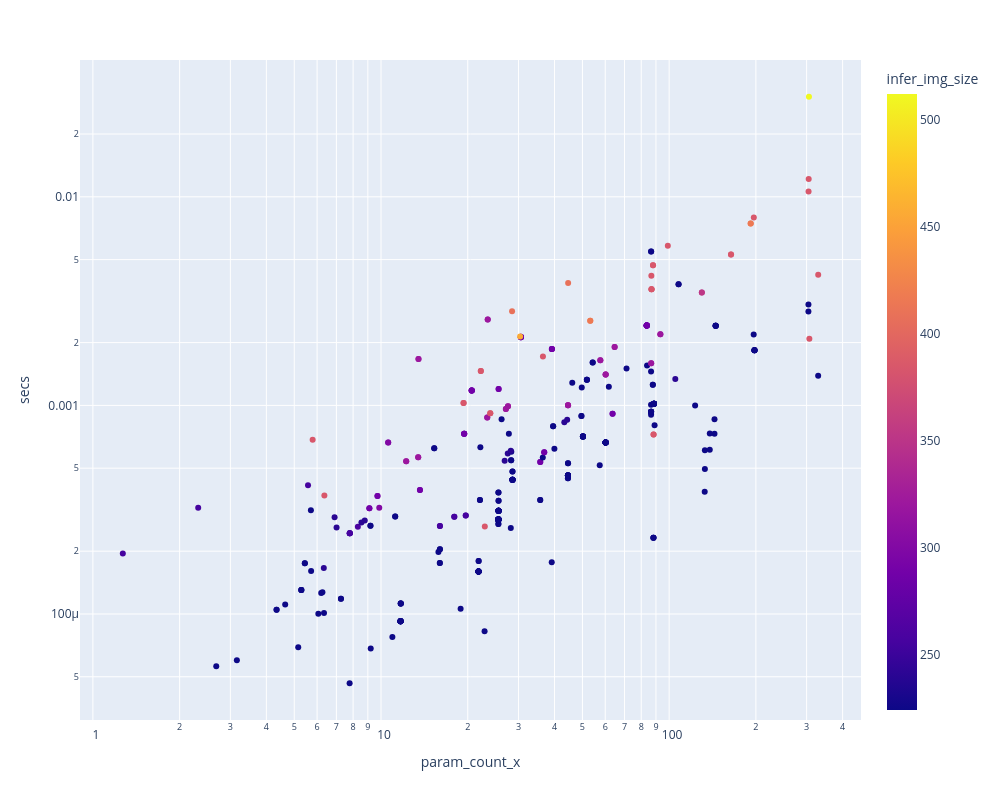

Source (notebook cell):
### Code cell
px.scatter(df, width=w, height=h,
    x='param_count_x',  y='secs', log_x=True, log_y=True, color='infer_img_size',
    hover_name='model_org', hover_data=['infer_samples_per_sec', 'family']
)

### Figure 1 — Plotly figure (JSON) as saved in the notebook; plotly's stock layout.template omitted (floating-point values rounded to 4 significant figures; data arrays with more than 128 entries replaced by an {"elided": "..."} marker saying what was removed)
{"data": [{"customdata": {"elided": "368x2 mixed values"}, "hovertemplate": "<b>%{hovertext}</b><br><br>param_count_x=%{x}<br>secs=%{y}<br>infer_samples_per_sec=%{customdata[0]}<br>family=%{customdata[1]}<br>infer_img_size=%{marker.color}<extra></extra>", "hovertext": {"elided": "368 str values"}, "legendgroup": "", "marker": {"color": {"elided": "368 int values"}, "coloraxis": "coloraxis", "symbol": "circle"}, "mode": "markers", "name": "", "orientation": "v", "showlegend": false, "type": "scatter", "x": {"elided": "368 float values"}, "xaxis": "x", "y": {"elided": "368 float values"}, "yaxis": "y"}], "layout": {"coloraxis": {"colorbar": {"title": {"text": "infer_img_size"}}, "colorscale": [[0, "#0d0887"], [0.1111, "#46039f"], [0.2222, "#7201a8"], [0.3333, "#9c179e"], [0.4444, "#bd3786"], [0.5556, "#d8576b"], [0.6667, "#ed7953"], [0.7778, "#fb9f3a"], [0.8889, "#fdca26"], [1, "#f0f921"]]}, "height": 800, "legend": {"tracegroupgap": 0}, "margin": {"t": 60}, "width": 1000, "xaxis": {"anchor": "y", "domain": [0, 1], "title": {"text": "param_count_x"}, "type": "log"}, "yaxis": {"anchor": "x", "domain": [0, 1], "title": {"text": "secs"}, "type": "log"}}}
